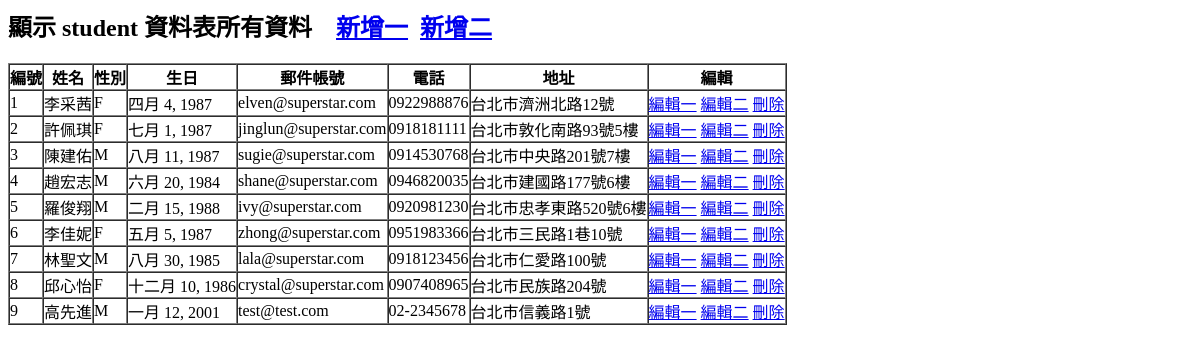
Before: / with the older database file.
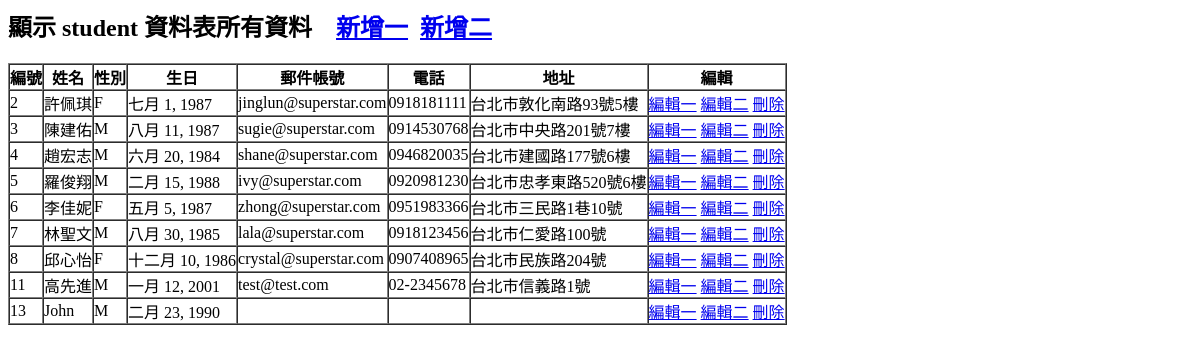
After: the same page with the newer database file.
### studentsapp/models.py (models this page shows, shortened)
class student(models.Model):
    cName = models.CharField(max_length=20, null=False)
    cSex = models.CharField(max_length=2, default='M', null=False)
    cBirthday = models.DateField(null=False)
    cEmail = models.EmailField(max_length=100, blank=True, default='')
    cPhone = models.CharField(max_length=50, blank=True, default='')
    cAddr = models.CharField(max_length=255,blank=True,default='')

### studentsapp/views.py (the view)
# urls.py: url(r'^$', views.index),
def index(request):
    students = student.objects.all().order_by('id')  #讀取資料表, 依 id 遞增排序
    return render(request, "index.html", locals())

### templates/index.html (shortened to what this page needs)
{% extends 'base.html' %}
{% block content %}
<h2 align="Left">顯示 student 資料表所有資料 &nbsp;&nbsp;
<a href="/post1/">新增一</a>&nbsp;&nbsp;<a href="/post2/">新增二</a></h2>
<form action="." method="POST" name="form1">
<table border="1" cellpadding="0" cellspacing="0">
	<th>編號</th><th>姓名</th><th>性別</th><th>生日</th>
	<th>郵件帳號</th><th>電話</th><th>地址</th><th>編輯</th>
	{% for student in students %}
		<tr>
			<td>{{ student.id }} </td>
			<td>{{ student.cName }} </td>
			<td>{{ student.cSex}} </td>
			<td>{{ student.cBirthday }} </td>
			<td>{{ student.cEmail }} </td>
			<td>{{ student.cPhone}} </td>
			<td>{{ student.cAddr }} </td>
			<td>
				<a href="/edit/{{student.id}}/" title="編輯一">編輯一</a>
				<a href="/edit2/{{student.id}}/load" title="編輯二">編輯二</a>
				<a href="/delete/{{student.id}}/" title="刪除">刪除</a>
			</td>
		</tr>
	{% endfor %}
</table>
</form>
{% endblock %}

Changed rows visible on the page:
removed student: id "1", cName "李采茜", cSex "F", cBirthday "四月 4, 1987", cEmail "elven@superstar.com", cPhone "0922988876", cAddr "台北市濟洲北路12號"
removed student: id "9", cName "高先進", cSex "M", cBirthday "一月 12, 2001", cEmail "test@test.com", cPhone "02-2345678", cAddr "台北市信義路1號"
added student: id "11", cName "高先進", cSex "M", cBirthday "一月 12, 2001", cEmail "test@test.com", cPhone "02-2345678", cAddr "台北市信義路1號"
added student: id "13", cName "John", cSex "M", cBirthday "二月 23, 1990"
